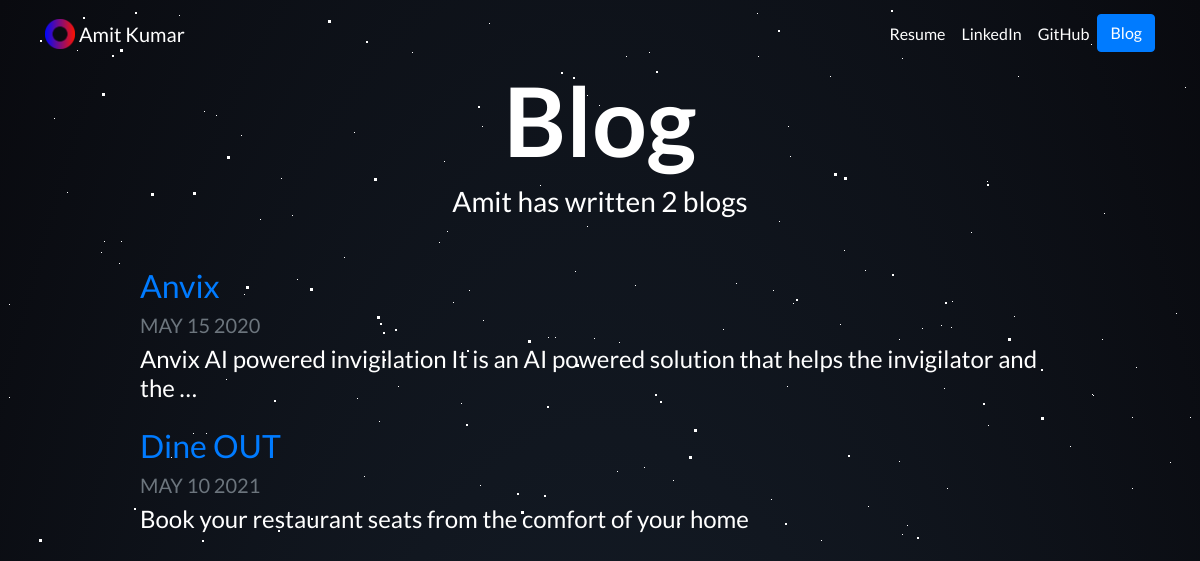
Screenshot of /blog/ with the database file from the repository.
### blog/models.py (models this page shows, shortened)
class Blog(models.Model):
    title = models.CharField(max_length = 200)
    description = models.TextField()
    date = models.DateField()

### blog/views.py (the view)
# urls.py: path('', views.all_blogs, name="all_blogs"),
def all_blogs(request):
    blogs = Blog.objects.all()
    return render(request, 'blog/all_blogs.html', {'blogs': blogs})

### blog/templates/blog/all_blogs.html
{% extends "portfolio/base.html" %}
{% load static %}
{% block content %}
    <h1 id="blogtitle" class="font-weight-bold text-center">Blog</h1>
    <h3 class="text-center mb-5">Amit has written {{ blogs.count }} blog{{ blogs.count|pluralize }}</h3>
    {% for blog in blogs %}
        <div class="row justify-content-center my-3">
          <div class="col-md-10">
            <a href="{% url 'blog:detail' blog.id %}">
              <h2>{{ blog.title }}</h2>
            </a>
            <h5 class="text-muted">{{ blog.date|date:'M d Y'|upper }}</h5>
            <h4>{{ blog.description|striptags|truncatechars:100 }}</h4>
          </div>
        </div>
    {% endfor %}
{% endblock %}

### portfolio/static/portfolio/custom.css (style rules this page uses)
body { font-family: 'Lato', sans-serif; position: absolute; background: radial-gradient(ellipse at bottom, #1b2735 0%, #090a0f 100%); z-index: -1; height: 100%; width: 100%; background-position: center center; background-repeat: no-repeat; background-attachment: fixed; background-size: cover; color: white; }
#blogtitle { font-size: 6rem; }

### rows the page displays
Blog: title "Anvix", date "MAY 15 2020", description "Anvix AI powered invigilation It is an AI powered solution that helps the invigilator and the …"
Blog: title "Dine OUT", date "MAY 10 2021", description "Book your restaurant seats from the comfort of your home"

### other values shown
{{ blogs.count }} "2"
